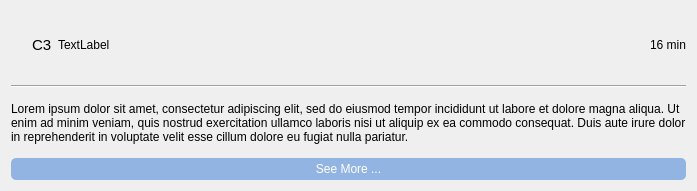
<?xml version="1.0" encoding="UTF-8"?>
<ui version="4.0">
 <class>Card</class>
 <widget class="QWidget" name="Card">
  <property name="geometry">
   <rect>
    <x>0</x>
    <y>0</y>
    <width>697</width>
    <height>191</height>
   </rect>
  </property>
  <property name="maximumSize">
   <size>
    <width>16777215</width>
    <height>191</height>
   </size>
  </property>
  <property name="windowTitle">
   <string>Form</string>
  </property>
  <property name="styleSheet">
   <string notr="true">float:top;</string>
  </property>
  <layout class="QVBoxLayout" name="verticalLayout">
   <item>
    <layout class="QHBoxLayout" name="horizontalLayout" stretch="0,0,0,0,0,0">
     <item>
      <widget class="QLabel" name="image">
       <property name="maximumSize">
        <size>
         <width>64</width>
         <height>64</height>
        </size>
       </property>
       <property name="styleSheet">
        <string notr="true">border-radius:10px;</string>
       </property>
       <property name="text">
        <string/>
       </property>
       <property name="pixmap">
        <pixmap resource="icons.qrc">:/brainstorm.png</pixmap>
       </property>
       <property name="scaledContents">
        <bool>true</bool>
       </property>
      </widget>
     </item>
     <item>
      <spacer name="horizontalSpacer_2">
       <property name="orientation">
        <enum>Qt::Horizontal</enum>
       </property>
       <property name="sizeType">
        <enum>QSizePolicy::Minimum</enum>
       </property>
       <property name="sizeHint" stdset="0">
        <size>
         <width>8</width>
         <height>20</height>
        </size>
       </property>
      </spacer>
     </item>
     <item>
      <widget class="QLabel" name="name">
       <property name="font">
        <font>
         <pointsize>11</pointsize>
        </font>
       </property>
       <property name="text">
        <string>C3</string>
       </property>
      </widget>
     </item>
     <item>
      <widget class="QLabel" name="id_office">
       <property name="enabled">
        <bool>true</bool>
       </property>
       <property name="text">
        <string>TextLabel</string>
       </property>
      </widget>
     </item>
     <item>
      <spacer name="horizontalSpacer">
       <property name="orientation">
        <enum>Qt::Horizontal</enum>
       </property>
       <property name="sizeHint" stdset="0">
        <size>
         <width>40</width>
         <height>20</height>
        </size>
       </property>
      </spacer>
     </item>
     <item>
      <widget class="QLabel" name="officePrice">
       <property name="maximumSize">
        <size>
         <width>128</width>
         <height>16777215</height>
        </size>
       </property>
       <property name="text">
        <string>16 min</string>
       </property>
       <property name="alignment">
        <set>Qt::AlignRight|Qt::AlignTrailing|Qt::AlignVCenter</set>
       </property>
      </widget>
     </item>
    </layout>
   </item>
   <item>
    <layout class="QVBoxLayout" name="verticalLayout_2">
     <item>
      <widget class="Line" name="line">
       <property name="orientation">
        <enum>Qt::Horizontal</enum>
       </property>
      </widget>
     </item>
     <item>
      <widget class="QLabel" name="description">
       <property name="text">
        <string>Lorem ipsum dolor sit amet, consectetur adipiscing elit, sed do eiusmod tempor incididunt ut labore et dolore magna aliqua. Ut enim ad minim veniam, quis nostrud exercitation ullamco laboris nisi ut aliquip ex ea commodo consequat. Duis aute irure dolor in reprehenderit in voluptate velit esse cillum dolore eu fugiat nulla pariatur.</string>
       </property>
       <property name="wordWrap">
        <bool>true</bool>
       </property>
      </widget>
     </item>
    </layout>
   </item>
   <item>
    <layout class="QHBoxLayout" name="horizontalLayout_3">
     <item>
      <widget class="QPushButton" name="seeMoreBtn">
       <property name="styleSheet">
        <string notr="true">border-radius: 5px;
background-color:#92B4E2;
color:white;
height:22px;</string>
       </property>
       <property name="text">
        <string>See More ...</string>
       </property>
      </widget>
     </item>
    </layout>
   </item>
  </layout>
 </widget>
 <resources>
  <include location="icons.qrc"/>
 </resources>
 <connections/>
</ui>
